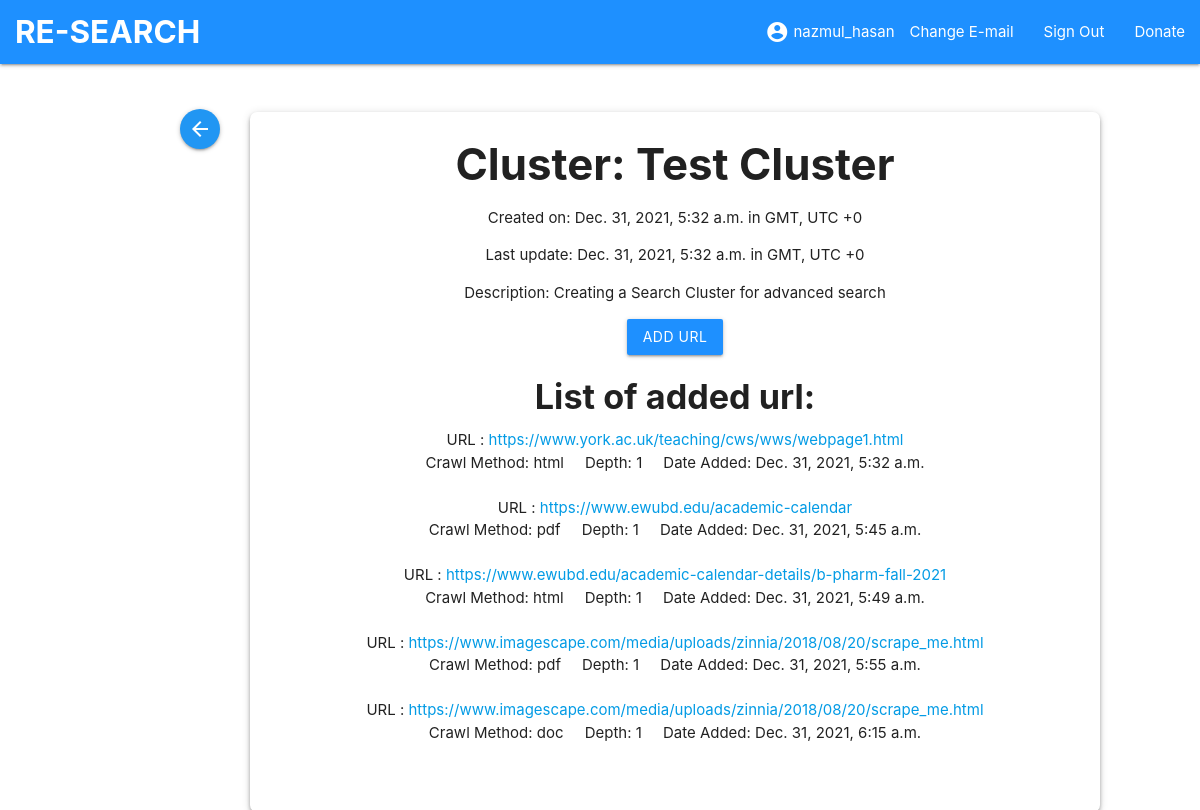
/cluster/12/test-cluster/ (signed in), run on the app's committed database.
### base_app/models.py (models this page shows, shortened)
class Cluster(models.Model):
    user = models.ForeignKey(User, on_delete=models.CASCADE, null=True, blank=True, related_name='clusters')
    title = models.CharField(max_length=100)
    description = models.TextField(null=True, blank=True, default='Creating a Search Cluster for advanced search')
    date_created = models.DateTimeField(auto_now_add=True)
    date_updated = models.DateTimeField(auto_now=True)
    slug = models.SlugField(null=True, blank=True)
    class Meta:
        ordering = ['date_created']
    def __str__(self):
        return self.title

class Url(models.Model):
    cluster = models.ForeignKey(Cluster, on_delete=models.CASCADE, null=True, blank=True, related_name='urls')
    cluster_url = models.URLField(max_length=200)
    depth = models.PositiveIntegerField()
    output_type = models.CharField(max_length=20, choices=output_preference)
    date_added = models.DateTimeField(auto_now_add=True)
    slug = models.SlugField(null=True, blank=True)
    is_crawled= models.BooleanField(default=False)
    class Meta:
        ordering = ['date_added']

### base_app/views.py (the view)
# urls.py: path('<int:pk>/<str:slug>/', ClusterDetail.as_view(), name='cluster'),
class ClusterDetail(LoginRequiredMixin, DetailView):
    model = Cluster
    context_object_name = 'cluster'
    template_name = 'base_app/clusterDetail.html'
    query_pk_and_slug = True

### templates/base_app/clusterDetail.html (shortened to what this page needs)
{% extends "account/base.html" %}
{% load i18n %}
{% load crispy_forms_tags %}
{% block content %}
<br><br>
<a href="{% url 'clusters' %}" class="btn-floating btn-tiny waves-effect waves-light blue">
    <i class="material-icons">arrow_back</i></a>
<div id="container" class="z-depth-2" style="width: max-content; border-radius: 7px;
    position: absolute; top: 20%; left: 25%; width: 850px;
    margin-top: -50px; margin-left: -50px; background-color:white">
    <h3 style="font-weight: bold;">Cluster: {{cluster}}</h3>
    <p>Created on: {{cluster.date_created}} in GMT, UTC +0</p>
    <p>Last update: {{cluster.date_updated}} in GMT, UTC +0</p>
    <p>Description: {{cluster.description}}</p>
    <a href="{% url 'add-url' pk=cluster.id%}">
        <button class="btn btn-primary" style="background-color: dodgerblue;">Add URL</button></a>
    <h4 style="font-weight: bold;">{% trans "List of added url: " %}</h4>
    {% for url in cluster.urls.all %}
            URL : <a href="{{url.cluster_url}}">{{url.cluster_url}}</a><br>
            Crawl Method: {{url.output_type}} &nbsp; &nbsp;
            Depth: {{url.depth}} &nbsp; &nbsp; Date Added: {{url.date_added}}<br>
            <br>
    {% empty %}
        <p>You did not add any url</p>
    {% endfor %}
    <br><br>
</div>
{% endblock %}

### templates/account/base.html (shortened to what this page needs)
<!DOCTYPE html>
<html>
  <head>
    {% block extra_head %}
    <link rel="stylesheet" href="https://cdnjs.cloudflare.com/ajax/libs/materialize/1.0.0/css/materialize.min.css">
    {% endblock %}
  </head>
  <body>
    {% block body %}
    <div>
      <nav>
        <div class="nav-wrapper" style="background-color: dodgerblue;">
          <a href="/cluster" class="brand-logo" style="font-weight: bolder;">&nbsp; RE-SEARCH</a>
          <ul id="nav-mobile" class="right hide-on-med-and-down">
            <ul>
              {% if user.is_authenticated %}
              <li><i class="material-icons">account_circle</i></li>
              <li>&nbsp;{{user}}</li>
              <li><a href="{% url 'account_email' %}">Change E-mail</a></li>
              <li><a href="{% url 'account_logout' %}">Sign Out</a></li>
              <li><a href= "{% url 'payment' %}" >Donate</a></li>
              {% else %}
              <li><a href="{% url 'account_login' %}">Sign In</a></li>
              <li><a href="{% url 'account_signup' %}">Sign Up</a></li>
              <li><a href= "{% url 'payment' %}" >Donate</a></li>
              {% endif %}
            </ul>
          </ul>
        </div>
      </nav>
    </div>
    <div class="container">
      {% block content %}
      {% endblock %}
    </div>
    {% endblock %}
  </body>
</html>

### templates/base_app/clusterDetail.html (style rules this page uses)
#container { text-align: center; }

### data on the page
Cluster: title "Test Cluster", date_created "Dec. 31, 2021, 5:32 a.m.", date_updated "Dec. 31, 2021, 5:32 a.m.", description "Creating a Search Cluster for advanced search"
Url: cluster_url "https://www.york.ac.uk/teaching/cws/wws/webpage1.html", output_type "html", depth "1", date_added "Dec. 31, 2021, 5:32 a.m."
Url: cluster_url "https://www.ewubd.edu/academic-calendar", output_type "pdf", depth "1", date_added "Dec. 31, 2021, 5:45 a.m."
Url: cluster_url "https://www.ewubd.edu/academic-calendar-details/b-pharm-fall-2021", output_type "html", depth "1", date_added "Dec. 31, 2021, 5:49 a.m."
Url: cluster_url "https://www.imagescape.com/media/uploads/zinnia/2018/08/20/scrape_me.html", output_type "pdf", depth "1", date_added "Dec. 31, 2021, 5:55 a.m."
Url: cluster_url "https://www.imagescape.com/media/uploads/zinnia/2018/08/20/scrape_me.html", output_type "doc", depth "1", date_added "Dec. 31, 2021, 6:15 a.m."

### other printed values
{{ user }} "nazmul_hasan"
